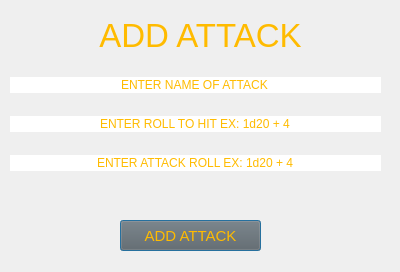
<?xml version="1.0" encoding="UTF-8"?>
<ui version="4.0">
 <class>Dialog</class>
 <widget class="QDialog" name="Dialog">
  <property name="geometry">
   <rect>
    <x>0</x>
    <y>0</y>
    <width>400</width>
    <height>272</height>
   </rect>
  </property>
  <property name="windowTitle">
   <string>Dialog</string>
  </property>
  <property name="styleSheet">
   <string notr="true">background-image: url(:/imgs/copy.jpg);</string>
  </property>
  <widget class="QLabel" name="addattkLabel">
   <property name="geometry">
    <rect>
     <x>40</x>
     <y>10</y>
     <width>321</width>
     <height>51</height>
    </rect>
   </property>
   <property name="font">
    <font>
     <pointsize>25</pointsize>
    </font>
   </property>
   <property name="styleSheet">
    <string notr="true">color: rgb(255, 187, 0);
background:transparent;</string>
   </property>
   <property name="text">
    <string>ADD ATTACK</string>
   </property>
   <property name="alignment">
    <set>Qt::AlignCenter</set>
   </property>
  </widget>
  <widget class="QWidget" name="verticalLayoutWidget">
   <property name="geometry">
    <rect>
     <x>10</x>
     <y>60</y>
     <width>371</width>
     <height>131</height>
    </rect>
   </property>
   <layout class="QVBoxLayout" name="verticalLayout">
    <item>
     <widget class="QLineEdit" name="attkName">
      <property name="styleSheet">
       <string notr="true">color: rgb(255, 187, 0);
border-color: rgb(255, 187, 0);</string>
      </property>
      <property name="text">
       <string>ENTER NAME OF ATTACK</string>
      </property>
      <property name="frame">
       <bool>false</bool>
      </property>
      <property name="alignment">
       <set>Qt::AlignCenter</set>
      </property>
      <property name="placeholderText">
       <string>Enter Name of Attack</string>
      </property>
      <property name="clearButtonEnabled">
       <bool>false</bool>
      </property>
     </widget>
    </item>
    <item>
     <widget class="QLineEdit" name="attkRTH">
      <property name="styleSheet">
       <string notr="true">color: rgb(255, 187, 0);
border-color: rgb(255, 187, 0);</string>
      </property>
      <property name="text">
       <string>ENTER ROLL TO HIT EX: 1d20 + 4</string>
      </property>
      <property name="frame">
       <bool>false</bool>
      </property>
      <property name="alignment">
       <set>Qt::AlignCenter</set>
      </property>
      <property name="placeholderText">
       <string>ENTER DICE ROLL EX: 1d20 + 4</string>
      </property>
      <property name="clearButtonEnabled">
       <bool>false</bool>
      </property>
     </widget>
    </item>
    <item>
     <widget class="QLineEdit" name="attkDR">
      <property name="styleSheet">
       <string notr="true">color: rgb(255, 187, 0);
border-color: rgb(255, 187, 0);</string>
      </property>
      <property name="text">
       <string>ENTER ATTACK ROLL EX: 1d20 + 4</string>
      </property>
      <property name="frame">
       <bool>false</bool>
      </property>
      <property name="alignment">
       <set>Qt::AlignCenter</set>
      </property>
      <property name="placeholderText">
       <string>ENTER DICE ROLL EX: 1d20 + 4</string>
      </property>
      <property name="clearButtonEnabled">
       <bool>false</bool>
      </property>
     </widget>
    </item>
   </layout>
  </widget>
  <widget class="QPushButton" name="addattkButton">
   <property name="geometry">
    <rect>
     <x>120</x>
     <y>220</y>
     <width>141</width>
     <height>31</height>
    </rect>
   </property>
   <property name="font">
    <font>
     <pointsize>11</pointsize>
    </font>
   </property>
   <property name="cursor">
    <cursorShape>PointingHandCursor</cursorShape>
   </property>
   <property name="styleSheet">
    <string notr="true">color: rgb(255, 187, 0);

background-color: rgb(97, 97, 97);</string>
   </property>
   <property name="text">
    <string>ADD ATTACK</string>
   </property>
   <property name="checkable">
    <bool>false</bool>
   </property>
   <property name="flat">
    <bool>false</bool>
   </property>
  </widget>
 </widget>
 <resources>
  <include location="bg.qrc"/>
 </resources>
 <connections/>
</ui>
